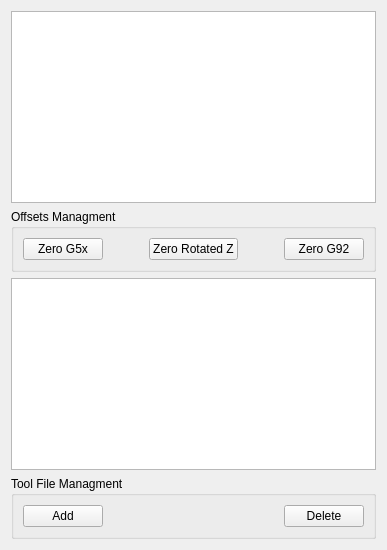
         <widget class="QWidget" name="tab_3">
          <attribute name="title">
           <string>Tool</string>
          </attribute>
          <layout class="QVBoxLayout" name="verticalLayout_7">
           <item>
            <widget class="OriginOffsetView" name="originoffsetview"/>
           </item>
           <item>
            <widget class="QGroupBox" name="groupBox_2">
             <property name="title">
              <string>Offsets Managment</string>
             </property>
             <layout class="QHBoxLayout" name="horizontalLayout_8">
              <item>
               <widget class="ActionButton" name="actionbutton">
                <property name="text">
                 <string>Zero G5x</string>
                </property>
                <property name="zero_g5x_action" stdset="0">
                 <bool>true</bool>
                </property>
                <property name="template_label_option" stdset="0">
                 <bool>false</bool>
                </property>
                <property name="joint_number" stdset="0">
                 <number>0</number>
                </property>
                <property name="incr_imperial_number" stdset="0">
                 <double>0.010000000000000</double>
                </property>
                <property name="incr_mm_number" stdset="0">
                 <double>0.025000000000000</double>
                </property>
                <property name="incr_angular_number" stdset="0">
                 <double>-1.000000000000000</double>
                </property>
                <property name="toggle_float_option" stdset="0">
                 <bool>false</bool>
                </property>
                <property name="float_num" stdset="0">
                 <double>100.000000000000000</double>
                </property>
                <property name="float_alt_num" stdset="0">
                 <double>50.000000000000000</double>
                </property>
                <property name="view_type_string" stdset="0">
                 <string>P</string>
                </property>
                <property name="command_text_string" stdset="0">
                 <string/>
                </property>
                <property name="ini_mdi_number" stdset="0">
                 <number>0</number>
                </property>
                <property name="textTemplate" stdset="0">
                 <string>%1.3f in</string>
                </property>
                <property name="alt_textTemplate" stdset="0">
                 <string>%1.2f mm</string>
                </property>
               </widget>
              </item>
              <item>
               <spacer name="horizontalSpacer_3">
                <property name="orientation">
                 <enum>Qt::Horizontal</enum>
                </property>
                <property name="sizeHint" stdset="0">
                 <size>
                  <width>40</width>
                  <height>20</height>
                 </size>
                </property>
               </spacer>
              </item>
              <item>
               <widget class="ActionButton" name="actionbutton_5">
                <property name="text">
                 <string>Zero Rotated Z</string>
                </property>
                <property name="zero_g5x_action" stdset="0">
                 <bool>false</bool>
                </property>
                <property name="zero_zrot_action" stdset="0">
                 <bool>true</bool>
                </property>
                <property name="template_label_option" stdset="0">
                 <bool>false</bool>
                </property>
                <property name="joint_number" stdset="0">
                 <number>0</number>
                </property>
                <property name="incr_imperial_number" stdset="0">
                 <double>0.010000000000000</double>
                </property>
                <property name="incr_mm_number" stdset="0">
                 <double>0.025000000000000</double>
                </property>
                <property name="incr_angular_number" stdset="0">
                 <double>-1.000000000000000</double>
                </property>
                <property name="toggle_float_option" stdset="0">
                 <bool>false</bool>
                </property>
                <property name="float_num" stdset="0">
                 <double>100.000000000000000</double>
                </property>
                <property name="float_alt_num" stdset="0">
                 <double>50.000000000000000</double>
                </property>
                <property name="view_type_string" stdset="0">
                 <string>P</string>
                </property>
                <property name="command_text_string" stdset="0">
                 <string/>
                </property>
                <property name="ini_mdi_number" stdset="0">
                 <number>0</number>
                </property>
                <property name="textTemplate" stdset="0">
                 <string>%1.3f in</string>
                </property>
                <property name="alt_textTemplate" stdset="0">
                 <string>%1.2f mm</string>
                </property>
               </widget>
              </item>
              <item>
               <spacer name="horizontalSpacer_2">
                <property name="orientation">
                 <enum>Qt::Horizontal</enum>
                </property>
                <property name="sizeHint" stdset="0">
                 <size>
                  <width>40</width>
                  <height>20</height>
                 </size>
                </property>
               </spacer>
              </item>
              <item>
               <widget class="ActionButton" name="actionbutton_2">
                <property name="text">
                 <string>Zero G92</string>
                </property>
                <property name="zero_g92_action" stdset="0">
                 <bool>true</bool>
                </property>
                <property name="template_label_option" stdset="0">
                 <bool>false</bool>
                </property>
                <property name="joint_number" stdset="0">
                 <number>0</number>
                </property>
                <property name="incr_imperial_number" stdset="0">
                 <double>0.010000000000000</double>
                </property>
                <property name="incr_mm_number" stdset="0">
                 <double>0.025000000000000</double>
                </property>
                <property name="incr_angular_number" stdset="0">
                 <double>-1.000000000000000</double>
                </property>
                <property name="toggle_float_option" stdset="0">
                 <bool>false</bool>
                </property>
                <property name="float_num" stdset="0">
                 <double>100.000000000000000</double>
                </property>
                <property name="float_alt_num" stdset="0">
                 <double>50.000000000000000</double>
                </property>
                <property name="view_type_string" stdset="0">
                 <string>P</string>
                </property>
                <property name="command_text_string" stdset="0">
                 <string/>
                </property>
                <property name="ini_mdi_number" stdset="0">
                 <number>0</number>
                </property>
                <property name="textTemplate" stdset="0">
                 <string>%1.3f in</string>
                </property>
                <property name="alt_textTemplate" stdset="0">
                 <string>%1.2f mm</string>
                </property>
               </widget>
              </item>
             </layout>
            </widget>
           </item>
           <item>
            <layout class="QVBoxLayout" name="verticalLayout_3">
             <item>
              <widget class="ToolOffsetView" name="tooloffsetview"/>
             </item>
             <item>
              <widget class="QGroupBox" name="groupBox">
               <property name="title">
                <string>Tool File Managment</string>
               </property>
               <layout class="QHBoxLayout" name="horizontalLayout_7">
                <item>
                 <widget class="PushButton" name="pushbutton">
                  <property name="text">
                   <string>Add</string>
                  </property>
                  <property name="python_command_option" stdset="0">
                   <bool>true</bool>
                  </property>
                  <property name="true_python_cmd_string" stdset="0">
                   <string>INSTANCE.tooloffsetview.add_tool()</string>
                  </property>
                  <property name="false_python_cmd_string" stdset="0">
                   <string/>
                  </property>
                 </widget>
                </item>
                <item>
                 <spacer name="horizontalSpacer">
                  <property name="orientation">
                   <enum>Qt::Horizontal</enum>
                  </property>
                  <property name="sizeHint" stdset="0">
                   <size>
                    <width>40</width>
                    <height>20</height>
                   </size>
                  </property>
                 </spacer>
                </item>
                <item>
                 <widget class="PushButton" name="pushbutton_2">
                  <property name="text">
                   <string>Delete</string>
                  </property>
                  <property name="python_command_option" stdset="0">
                   <bool>true</bool>
                  </property>
                  <property name="true_python_cmd_string" stdset="0">
                   <string>INSTANCE.tooloffsetview.delete_tools()</string>
                  </property>
                  <property name="false_python_cmd_string" stdset="0">
                   <string/>
                  </property>
                 </widget>
                </item>
               </layout>
              </widget>
             </item>
            </layout>
           </item>
          </layout>
         </widget>
